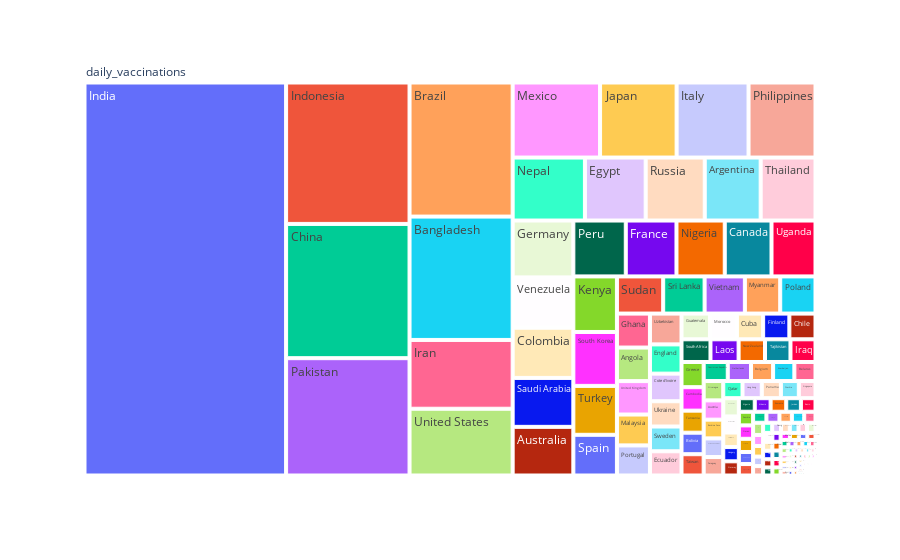

Source (notebook cell):
### Code cell
fig = px.treemap(df, path=[px.Constant('daily_vaccinations'),'country'], values='daily_vaccinations',
                   hover_data=['country'])
fig.show()

### Figure 1 — Plotly figure (JSON) as saved in the notebook; plotly's stock layout.template omitted (floating-point values rounded to 4 significant figures; data arrays with more than 128 entries replaced by an {"elided": "..."} marker saying what was removed)
{"data": [{"branchvalues": "total", "customdata": {"elided": "214x1 str values"}, "domain": {"x": [0.0, 1.0], "y": [0.0, 1.0]}, "hovertemplate": "labels=%{label}<br>daily_vaccinations=%{value}<br>parent=%{parent}<br>id=%{id}<br>country=%{customdata[0]}<extra></extra>", "ids": {"elided": "214 str values"}, "labels": {"elided": "214 str values"}, "name": "", "parents": {"elided": "214 str values"}, "type": "treemap", "values": {"elided": "214 float values"}}], "layout": {"legend": {"tracegroupgap": 0}, "margin": {"t": 60}}}
